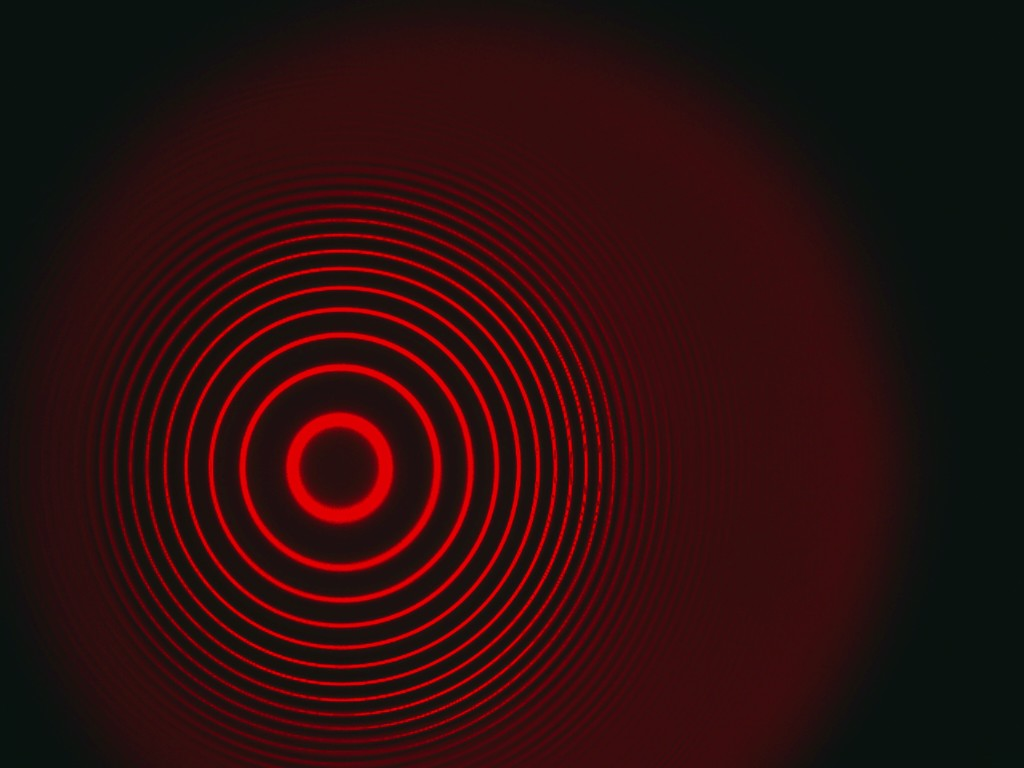
#> input picture 2/0,5.jpg, 1024 x 768 px
$ python hi.py
#> lines starting #> are read from the running program, lines starting #| are printed output that depends on the picture; after the words box and inside, x2 and y2 are one past the last pixel; in counts of white or black regions, pixels touching at a corner belong together
#> in __init__, raw_img is the input picture: shape (768, 1024, 3); mean B, G, R 13.7, 14, 45
#> in __init__, `gray = raw_img[:,:,2]`:
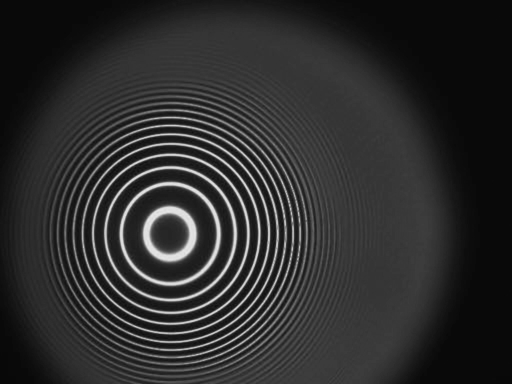
#> gray: shape (768, 1024) (shown at 1/2 size); min 7, max 234, mean 45
import cv2
import numpy as np
import matplotlib.pyplot as plt
from matplotlib.widgets import Button, RadioButtons, Slider
from scipy.signal import find_peaks
from scipy.optimize import curve_fit
import os

# =========================================================================
# 1. ФИЗИКА И КАЛИБРОВКА
# =========================================================================
d = 4.0e-3        # Толщина (м)
n_ref = 1.4567    # Показатель преломления
h = 6.62607e-34   # Постоянная Планка
c = 2.99792e8     # Скорость света
mu_B_theor = 9.274e-24

# Калибровка (А -> мТл)
CALIB_I =  [0.0, 0.5, 0.8, 1.0, 1.5, 2.0, 2.5, 3.0, 3.5, 4.0, 5.0]
CALIB_B_mT = [0.0, 40,  80,  100, 150, 200, 250, 301, 340, 392, 473]

script_dir = os.path.dirname(os.path.abspath(__file__))

def current_to_B(I):
    return np.interp(I, CALIB_I, CALIB_B_mT) / 1000.0

# =========================================================================
# 2. ОБРАБОТКА ИЗОБРАЖЕНИЙ (АВТО-ЯРКОСТЬ)
# =========================================================================

def auto_contrast(img_gray):
    """
    Автоматическое выравнивание гистограммы (CLAHE).
    Делает кольца видными и на темных, и на светлых фото.
    """
    # ClipLimit=2.0 - сила контраста, TileGridSize - размер окна
    clahe = cv2.createCLAHE(clipLimit=3.0, tileGridSize=(8,8))
    return clahe.apply(img_gray)
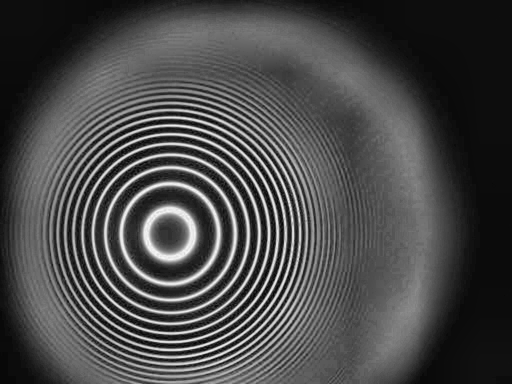
#> returned value: shape (768, 1024) (shown at 1/2 size); min 2, max 249, mean 72.9

def find_center_smart(img_gray):
    """Поиск центра с предварительной авто-коррекцией"""
    try:
        enhanced = auto_contrast(img_gray)
        blurred = cv2.GaussianBlur(enhanced, (11, 11), 0)
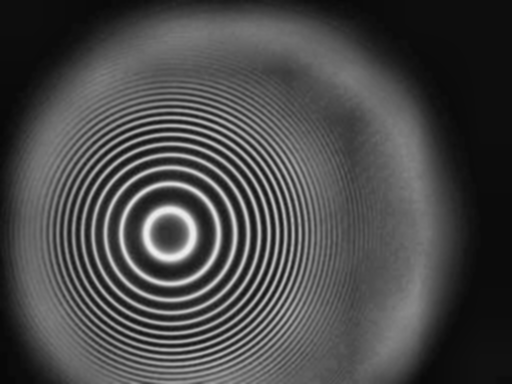
#> blurred: shape (768, 1024) (shown at 1/2 size); min 8, max 240, mean 72.9
        # Адаптивный порог
        thresh = cv2.adaptiveThreshold(blurred, 255, cv2.ADAPTIVE_THRESH_GAUSSIAN_C,
                                       cv2.THRESH_BINARY, 51, 2)
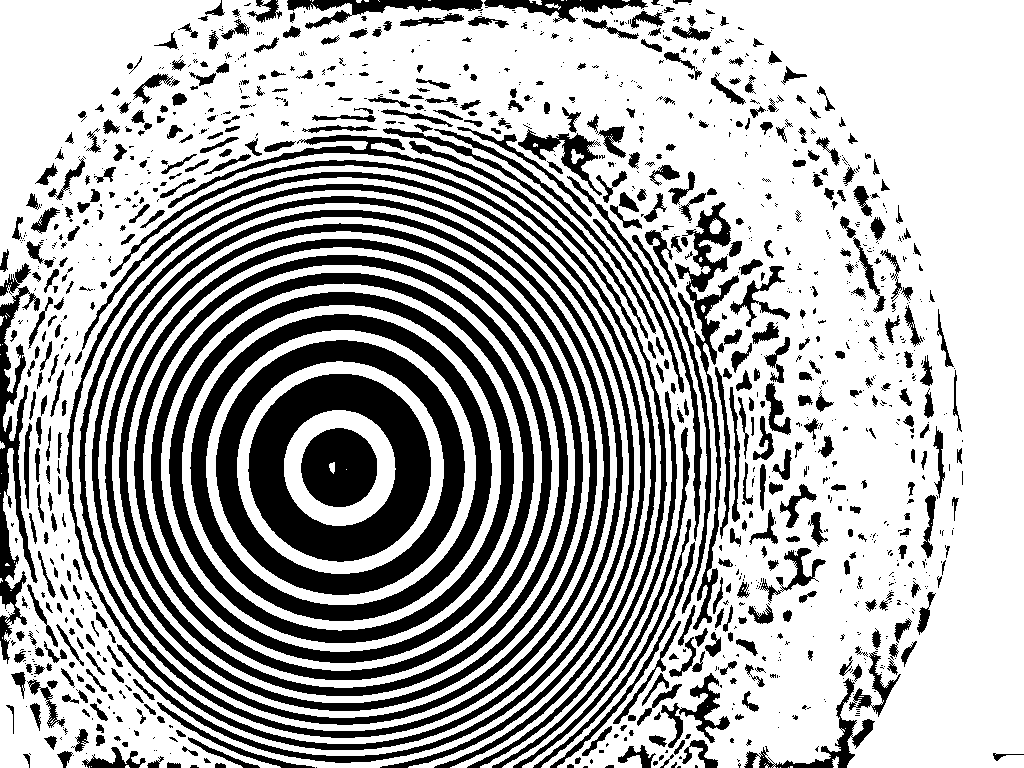
#> thresh: shape (768, 1024); 67.9% white; 1153 black regions (632 under 20 px)
        contours, _ = cv2.findContours(thresh, cv2.RETR_TREE, cv2.CHAIN_APPROX_SIMPLE)
#> contours = 2359 contours, 1750 with area under 20; largest, box (x1, y1, x2, y2) and area: (0, 0, 1024, 768) 743176, (65, 183, 624, 751) 247716, (72, 190, 617, 744) 236108, (78, 195, 611, 739) 226400, (85, 203, 604, 731) 214376

        cx_list, cy_list = [], []
        h, w = img_gray.shape

        for cnt in contours:
            if len(cnt) < 50: continue
            (x, y), r = cv2.minEnclosingCircle(cnt)
            # Ищем кольца среднего размера по центру
            if 40 < r < w/1.8:
                if abs(x - w/2) < w/4 and abs(y - h/2) < h/4:
                    cx_list.append(x); cy_list.append(y)
#> this loop made 2359 passes
#> cnt on passes 1 to 3: [[788, 767]], [[780, 767]], [[777, 767]]
#> after the loop, cx_list = 32 values, max 732.5 at index 0, min 338.8 at index 27, mean 417; cy_list = 32 values, max 467.5 at index 26, min 230 at index 30, mean 440

        if cx_list:
            return int(np.median(cx_list)), int(np.median(cy_list))
    except:
        pass
    return img_gray.shape[1]//2, img_gray.shape[0]//2

def get_profile(img, center):
    cX, cY = center
    Y, X = np.ogrid[:img.shape[0], :img.shape[1]]
    r_map = np.sqrt((X - cX)**2 + (Y - cY)**2)
    r_int = r_map.astype(int)
    max_r = int(np.max(r_int))

    tbin = np.bincount(r_int.ravel(), img.ravel(), minlength=max_r+1)
    nr = np.bincount(r_int.ravel(), minlength=max_r+1)

    profile = np.zeros_like(tbin, dtype=float)
    mask = nr > 0
    profile[mask] = tbin[mask] / nr[mask]
    return profile

def refine_peak(profile, idx):
    """Субпиксельное уточнение верхушки пика"""
    if idx <= 0 or idx >= len(profile) - 1: return idx
    y1, y2, y3 = float(profile[idx-1]), float(profile[idx]), float(profile[idx+1])
    denom = y1 - 2*y2 + y3
    if denom == 0: return idx
    return idx + (y1 - y3) / (2*denom)

# =========================================================================
# 3. GUI ПРИЛОЖЕНИЕ
# =========================================================================
class LabApp:
    def __init__(self, files):
        self.files = files
        self.data = []
        self.idx = 0
        self.mode = 'triplet'
        self.prominence = 3.0 # Начальный порог поиска пиков

        print("--- ЗАГРУЗКА ---")
        for name, I in files:
            path = os.path.join(script_dir, name)
            if not os.path.exists(path):
                print(f"❌ Пропущен: {name}")
                continue

            raw_img = cv2.imread(path)
            if raw_img is None: continue
            gray = raw_img[:,:,2]

            # Сразу применяем авто-контраст
            processed_img = auto_contrast(gray)
            center = find_center_smart(gray)
#> center = (342, 466)

            self.data.append({
                'name': name, 'I': I, 'B': current_to_B(I),
                'img_raw': gray,
                'img_proc': processed_img,
                'center': center,
                'res': None
            })
            print(f"OK: {name}")

        if not self.data: return

        # === ИНТЕРФЕЙС ===
        self.fig = plt.figure(figsize=(18, 10), facecolor='#f0f0f0')
        self.fig.canvas.mpl_connect('button_press_event', self.on_click)

        gs = self.fig.add_gridspec(3, 2, height_ratios=[1, 1, 0.25], hspace=0.35, wspace=0.15)

        self.ax_img = self.fig.add_subplot(gs[0, 0])
        self.ax_prof = self.fig.add_subplot(gs[0, 1])
        self.ax_table = self.fig.add_subplot(gs[1, 0])
        self.ax_final = self.fig.add_subplot(gs[1, 1])

        # Панель управления
        gs_ctrl = gs[2, :].subgridspec(1, 4, width_ratios=[0.5, 1.5, 0.5, 0.5], wspace=0.2)

        # Радио
        ax_radio = self.fig.add_subplot(gs_ctrl[0])
        ax_radio.set_facecolor('#f0f0f0')
        self.radio = RadioButtons(ax_radio, ('Триплет', 'Дублет'))
        self.radio.on_clicked(self.change_mode)
        for s in ax_radio.spines.values(): s.set_visible(False)
#> this loop made 4 passes

        # Слайдер ПОРОГА (Самый важный!)
        ax_sl_cont = self.fig.add_subplot(gs_ctrl[1])
        ax_sl_cont.axis('off')
        ax_sl = ax_sl_cont.inset_axes([0.0, 0.5, 1.0, 0.2])
        self.slider = Slider(ax_sl, 'Чувствительность (Порог пиков) ', 0.5, 20.0, valinit=3.0)
        self.slider.on_changed(self.update_prominence)

        # Кнопки
        self.btn_prev = Button(self.fig.add_subplot(gs_ctrl[2]), '< Назад')
        self.btn_next = Button(self.fig.add_subplot(gs_ctrl[3]), 'Вперед >')
        self.btn_prev.on_clicked(self.prev_img)
        self.btn_next.on_clicked(self.next_img)

        self.recalc_all()
        self.update_view()
        plt.show()

    def recalc_all(self):
        for i in range(len(self.data)):
            self.process_frame(i)
#> this loop made 6 passes
#> pass 1, in get_profile, `r_map = np.sqrt((X - cX)**2 + (Y - cY)**2)`:
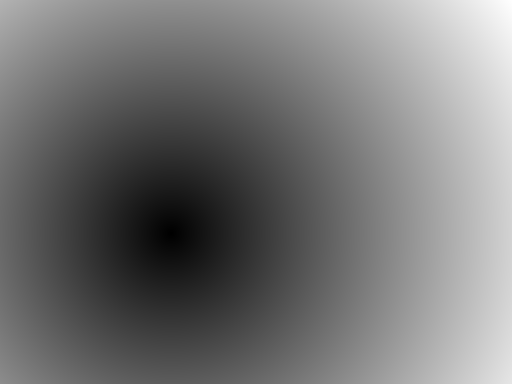
#> r_map: shape (768, 1024) float64 (shown at 1/2 size); min 0, max 825.2, mean 377.9; drawn with min black and max white

    def process_frame(self, i):
        d = self.data[i]
        prof = get_profile(d['img_proc'], d['center'])

        # Поиск пиков с регулируемым порогом (prominence)
        peaks_int, _ = find_peaks(prof, prominence=self.prominence, distance=6)
        peaks_sub = np.array([refine_peak(prof, p) for p in peaks_int])

        r_sq = peaks_sub**2
        step = 3 if self.mode == 'triplet' else 2
        n_groups = len(peaks_sub) // step

        calc_data = []
        deltas, Deltas = [], []

        for k in range(n_groups):
            idxs = range(k*step, k*step + step)
            g_r2 = r_sq[idxs]

            delta = 0
            Delta = None

            # --- ЛОГИКА ТРИПЛЕТА ---
            if self.mode == 'triplet':
                # delta = среднее расстояние от центрального до боковых (в квадратах)
                delta = ((g_r2[1]-g_r2[0]) + (g_r2[2]-g_r2[1])) / 2.0

                # Delta = расстояние до центрального пика следующего порядка
                if k < n_groups - 1:
                    r2_pi_next = r_sq[(k+1)*3 + 1]
                    Delta = r2_pi_next - g_r2[1]

            # --- ЛОГИКА ДУБЛЕТА ---
            else:
                delta = (g_r2[1] - g_r2[0]) / 2.0
                if k < n_groups - 1:
                    mean_curr = np.mean(g_r2)
                    mean_next = np.mean(r_sq[(k+1)*2 : (k+1)*2 + 2])
                    Delta = mean_next - mean_curr

            # --- ФИЛЬТР ОШИБОК ---
            # delta не может быть больше Delta (это физически невозможно для Зеемана)
            # Также delta не может быть отрицательной
            valid = False
            if Delta is not None and delta > 0 and delta < Delta * 0.8:
                valid = True
                deltas.append(delta)
                Deltas.append(Delta)

            calc_data.append({
                'k': k+1, 'delta': delta, 'Delta': Delta, 'valid': valid,
                'r_peaks': peaks_sub[idxs] # Сохраняем радиусы для отрисовки
            })

        # Итоговая статистика кадра
        ratio, ratio_err = None, None
        if deltas and Deltas:
            mean_d, mean_D = np.mean(deltas), np.mean(Deltas)
            # Стандартная ошибка
            sem_d = np.std(deltas, ddof=1)/np.sqrt(len(deltas)) if len(deltas)>1 else mean_d*0.05
            sem_D = np.std(Deltas, ddof=1)/np.sqrt(len(Deltas)) if len(Deltas)>1 else mean_D*0.05

            ratio = mean_d / mean_D
            ratio_err = ratio * np.sqrt((sem_d/mean_d)**2 + (sem_D/mean_D)**2)

        d['res'] = {
            'peaks': peaks_sub, 'prof': prof,
            'calc_data': calc_data,
            'ratio': ratio, 'ratio_err': ratio_err
        }

    # [4 lines left out: function update_prominence, not called in this run]

    def update_view(self):
        d = self.data[self.idx]
        res = d['res']

        # 1. КАРТИНКА (УЖЕ АВТО-КОНТРАСТНАЯ)
        self.ax_img.clear()
        self.ax_img.imshow(d['img_proc'], cmap='gray')
        self.ax_img.scatter(*d['center'], c='lime', marker='+', s=120, lw=2)
        self.ax_img.set_title(f"Фото: {d['name']} (I={d['I']} A)", fontsize=11, fontweight='bold')
        self.ax_img.axis('off')

        # Рисуем только валидные кольца
        if res['calc_data']:
            for row in res['calc_data']:
                color = 'lime' if row['valid'] else 'red' # Зеленые - ок, Красные - отброшены
                for r in row['r_peaks']:
                    self.ax_img.add_patch(plt.Circle(d['center'], r, color=color, fill=False, lw=1))

        # 2. ПРОФИЛЬ С ВИЗУАЛИЗАЦИЕЙ delta/Delta
        self.ax_prof.clear()
        self.ax_prof.plot(res['prof'], color='#333', lw=1, alpha=0.6)

        # Рисуем отметки расчетов
        if res['calc_data']:
            for row in res['calc_data']:
                if row['valid']:
                    rs = row['r_peaks']
                    # Рисуем синюю линию (delta) внутри триплета
                    y_h = np.max(res['prof'][rs.astype(int)])
                    self.ax_prof.plot(rs, [y_h]*len(rs), 'b-', lw=2, alpha=0.7)
                    self.ax_prof.text(rs[1], y_h+5, "δ", color='blue', ha='center', fontsize=8)

        self.ax_prof.set_title(f"Профиль (Найдено групп: {len(res['calc_data'])})", fontsize=10)
        self.ax_prof.grid(True, alpha=0.3)

        # 3. ТАБЛИЦА
        self.ax_table.clear()
        self.ax_table.axis('off')

        lines = [f"Результаты (Режим: {self.mode})"]
        lines.append(f"{'№':<3}| {'delta':<7}| {'Delta':<7}| {'Статус'}")
        lines.append("-" * 35)

        valid_cnt = 0
        if res['calc_data']:
            for row in res['calc_data']:
                d_val = f"{row['delta']:.0f}"
                D_val = f"{row['Delta']:.0f}" if row['Delta'] else "-"
                status = "OK" if row['valid'] else "BAD"
                if row['valid']: valid_cnt += 1
                lines.append(f"{row['k']:<3}| {d_val:<7}| {D_val:<7}| {status}")

            lines.append("-" * 35)
            if res['ratio']:
                lines.append(f"Отношение: {res['ratio']:.4f}")
                lines.append(f"Погрешн.:  {res['ratio_err']/res['ratio']*100:.1f}%")
            else:
                lines.append("Нет надежных данных")
        else:
            lines.append("ПИКИ НЕ НАЙДЕНЫ!")
            lines.append("--> Подвигайте слайдер 'Чувствительность'")
            lines.append("--> Или кликните в центр фото")

        self.ax_table.text(0.05, 0.95, "\n".join(lines), family='monospace', va='top', fontsize=10)

        # 4. ФИНАЛЬНЫЙ ГРАФИК
        self.draw_final_graph()
        self.fig.canvas.draw_idle()

    def draw_final_graph(self):
        self.ax_final.clear()
        Bs, Rs, Errs = [], [], []

        for item in self.data:
            if item['res'] and item['res']['ratio']:
                if item['B'] > 0.005:
                    Bs.append(item['B'])
                    Rs.append(item['res']['ratio'])
                    Errs.append(item['res']['ratio_err'])

        self.ax_final.set_xlabel("Поле B (Тл)")
        self.ax_final.set_ylabel("delta / Delta")
        self.ax_final.grid(True, alpha=0.3)
        self.ax_final.set_title("Результат", fontsize=10)

        if len(Bs) > 1:
            Bs, Rs, Errs = np.array(Bs), np.array(Rs), np.array(Errs)

            # Аппроксимация через ноль
            def func(x, m): return m * x

            try:
                popt, pcov = curve_fit(func, Bs, Rs, sigma=Errs, absolute_sigma=True)
            except:
                popt, pcov = curve_fit(func, Bs, Rs)

            m = popt[0]
            m_err = np.sqrt(np.diag(pcov))[0]

            const_part = (h * c) / (2 * d * n_ref)
            mu_calc = m * const_part
            mu_err = m_err * const_part

            err_pct = (mu_err / mu_calc) * 100
            diff_pct = abs(mu_calc - mu_B_theor) / mu_B_theor * 100

            self.ax_final.errorbar(Bs, Rs, yerr=Errs, fmt='o', c='k', capsize=3, label='Данные')
            self.ax_final.plot(Bs, func(Bs, m), 'r--', label='Тренд')

            res_txt = (f"$\\mu_B = {mu_calc/1e-24:.2f} \pm {mu_err/1e-24:.2f}$\n"
                       f"($10^{{-24}}$ Дж/Тл)\n"
                       f"Ошибка: {err_pct:.1f}%\n"
                       f"Отклонение: {diff_pct:.1f}%")

            self.ax_final.text(0.05, 0.6, res_txt, transform=self.ax_final.transAxes,
                               bbox=dict(facecolor='white', alpha=0.8), fontsize=9)
            self.ax_final.legend()

            # Текущая точка
            curr = self.data[self.idx]
            if curr['res']['ratio']:
                self.ax_final.scatter([curr['B']], [curr['res']['ratio']], s=100, edgecolors='b', facecolors='none', lw=2)

    # [10 lines left out: functions on_click, change_mode, not called in this run]

    def next_img(self, event):
        self.idx = (self.idx + 1) % len(self.data)
        self.update_view()

    def prev_img(self, event):
        self.idx = (self.idx - 1) % len(self.data)
        self.update_view()

if __name__ == "__main__":
    # СПИСОК ФАЙЛОВ
    files = [
        ("0,5.jpg", 0.5),
        ("0,8.jpg", 0.8),
        ("1,1.jpg", 1.1),
        ("1,3.jpg", 1.3),
        ("1,5.jpg", 1.5),
        ("1,7.jpg", 1.7),
        ("1,9.jpg", 1.9),
        ("2,1.jpg", 2.1),
        ("2,3.jpg", 2.3),
        ("2,5.jpg", 2.5)
    ]

    app = LabApp(files)
#> in __init__, `plt.show()`:
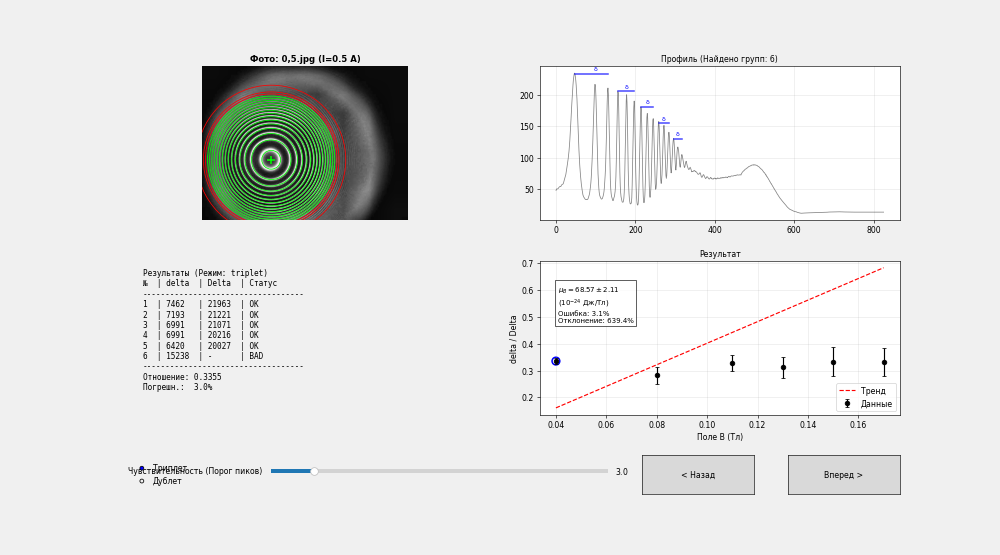
#> figure drawn by matplotlib, 4 panels; panel 2: curve peaks at x = 47, y = 234.9
